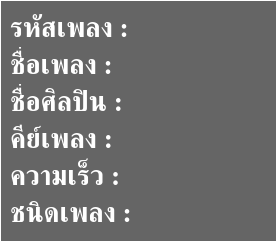
<?xml version="1.0" encoding="UTF-8"?>
<ui version="4.0">
 <class>SongDetail</class>
 <widget class="QWidget" name="SongDetail">
  <property name="geometry">
   <rect>
    <x>0</x>
    <y>0</y>
    <width>277</width>
    <height>236</height>
   </rect>
  </property>
  <property name="minimumSize">
   <size>
    <width>277</width>
    <height>0</height>
   </size>
  </property>
  <property name="windowTitle">
   <string>Form</string>
  </property>
  <property name="locale">
   <locale language="English" country="UnitedStates"/>
  </property>
  <layout class="QVBoxLayout" name="verticalLayout">
   <property name="spacing">
    <number>0</number>
   </property>
   <property name="leftMargin">
    <number>0</number>
   </property>
   <property name="topMargin">
    <number>0</number>
   </property>
   <property name="rightMargin">
    <number>0</number>
   </property>
   <property name="bottomMargin">
    <number>0</number>
   </property>
   <item>
    <widget class="QFrame" name="frame">
     <property name="styleSheet">
      <string notr="true">#frame {
background-color: rgba(62, 62, 62, 200);
border:1px solid rgb(255, 255, 255);
}

QLabel {
color: rgb(255, 255, 255);
}</string>
     </property>
     <property name="locale">
      <locale language="English" country="UnitedStates"/>
     </property>
     <property name="frameShape">
      <enum>QFrame::StyledPanel</enum>
     </property>
     <property name="frameShadow">
      <enum>QFrame::Raised</enum>
     </property>
     <layout class="QFormLayout" name="formLayout">
      <property name="verticalSpacing">
       <number>0</number>
      </property>
      <item row="0" column="0">
       <widget class="QLabel" name="label">
        <property name="font">
         <font>
          <family>DilleniaUPC</family>
          <pointsize>20</pointsize>
          <weight>75</weight>
          <bold>true</bold>
         </font>
        </property>
        <property name="text">
         <string>รหัสเพลง :</string>
        </property>
       </widget>
      </item>
      <item row="0" column="1">
       <widget class="QLabel" name="lbId">
        <property name="font">
         <font>
          <family>DilleniaUPC</family>
          <pointsize>20</pointsize>
          <weight>75</weight>
          <bold>true</bold>
         </font>
        </property>
        <property name="text">
         <string/>
        </property>
       </widget>
      </item>
      <item row="1" column="0">
       <widget class="QLabel" name="label_2">
        <property name="font">
         <font>
          <family>DilleniaUPC</family>
          <pointsize>20</pointsize>
          <weight>75</weight>
          <bold>true</bold>
         </font>
        </property>
        <property name="text">
         <string>ชื่อเพลง :</string>
        </property>
       </widget>
      </item>
      <item row="1" column="1">
       <widget class="QLabel" name="lbName">
        <property name="font">
         <font>
          <family>DilleniaUPC</family>
          <pointsize>20</pointsize>
          <weight>75</weight>
          <bold>true</bold>
         </font>
        </property>
        <property name="text">
         <string/>
        </property>
       </widget>
      </item>
      <item row="2" column="0">
       <widget class="QLabel" name="label_3">
        <property name="font">
         <font>
          <family>DilleniaUPC</family>
          <pointsize>20</pointsize>
          <weight>75</weight>
          <bold>true</bold>
         </font>
        </property>
        <property name="text">
         <string>ชื่อศิลปิน :</string>
        </property>
       </widget>
      </item>
      <item row="2" column="1">
       <widget class="QLabel" name="lbArtist">
        <property name="font">
         <font>
          <family>DilleniaUPC</family>
          <pointsize>20</pointsize>
          <weight>75</weight>
          <bold>true</bold>
         </font>
        </property>
        <property name="text">
         <string/>
        </property>
       </widget>
      </item>
      <item row="4" column="0">
       <widget class="QLabel" name="label_4">
        <property name="font">
         <font>
          <family>DilleniaUPC</family>
          <pointsize>20</pointsize>
          <weight>75</weight>
          <bold>true</bold>
         </font>
        </property>
        <property name="text">
         <string>ความเร็ว :</string>
        </property>
       </widget>
      </item>
      <item row="4" column="1">
       <widget class="QLabel" name="lbBpm">
        <property name="font">
         <font>
          <family>DilleniaUPC</family>
          <pointsize>20</pointsize>
          <weight>75</weight>
          <bold>true</bold>
         </font>
        </property>
        <property name="text">
         <string/>
        </property>
       </widget>
      </item>
      <item row="5" column="0">
       <widget class="QLabel" name="label_5">
        <property name="font">
         <font>
          <family>DilleniaUPC</family>
          <pointsize>20</pointsize>
          <weight>75</weight>
          <bold>true</bold>
         </font>
        </property>
        <property name="text">
         <string>ชนิดเพลง :</string>
        </property>
       </widget>
      </item>
      <item row="5" column="1">
       <widget class="QLabel" name="lbType">
        <property name="font">
         <font>
          <family>DilleniaUPC</family>
          <pointsize>20</pointsize>
          <weight>75</weight>
          <bold>true</bold>
         </font>
        </property>
        <property name="text">
         <string/>
        </property>
       </widget>
      </item>
      <item row="3" column="0">
       <widget class="QLabel" name="label_6">
        <property name="font">
         <font>
          <family>DilleniaUPC</family>
          <pointsize>20</pointsize>
          <weight>75</weight>
          <bold>true</bold>
         </font>
        </property>
        <property name="text">
         <string>คีย์เพลง :</string>
        </property>
       </widget>
      </item>
      <item row="3" column="1">
       <widget class="QLabel" name="lbKey">
        <property name="font">
         <font>
          <family>DilleniaUPC</family>
          <pointsize>20</pointsize>
          <weight>75</weight>
          <bold>true</bold>
         </font>
        </property>
        <property name="text">
         <string/>
        </property>
       </widget>
      </item>
     </layout>
    </widget>
   </item>
  </layout>
 </widget>
 <resources/>
 <connections/>
</ui>
